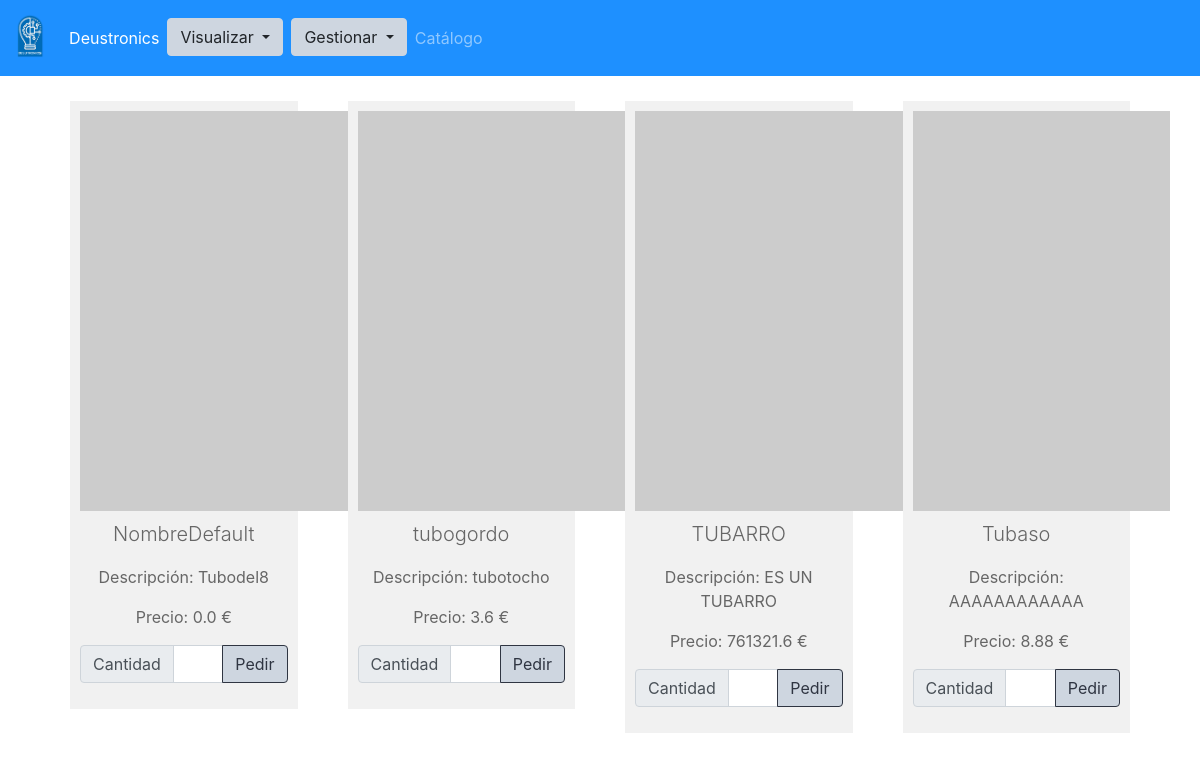
Screenshot of /catalogo/ with the database file from the repository.
### app/models.py (models this page shows, shortened)
class Catalogo(models.Model):
    descripcion = models.CharField(max_length=250)
    nombre = models.CharField(max_length=100, default="NombreDefault")
    precio = models.FloatField(default = 0.0)

### app/views.py (the view)
# urls.py: path('catalogo/', views.CatalogoListView.as_view(), name='catalogo_lista'),
class CatalogoListView(ListView):
    model = Catalogo
    template_name = 'catalogo_lista.html'
    queryset = Catalogo.objects.all()
    context_object_name = 'catalogos'
    def get_context_data(self, **kwargs):
        context = super(CatalogoListView, self).get_context_data(**kwargs)
        return context

### app/templates/catalogo_lista.html (shortened to what this page needs)
{%extends 'base.html'%} {% block content%}
<div class="container">
  <div class="row">
    <div class="MultiCarousel" data-items="1,3,5,6" data-slide="1" id="MultiCarousel" data-interval="1000">
      <div class="MultiCarousel-inner">
        {%for catalogo in catalogos%}
        <div class="item catalog-item mb-2 col-sm-3">
          <div class="pad15">
            <img src="https://dummyimage.com/600x400/000/fff" />
            <p class="lead mt-2">{{catalogo.nombre}}</p>
            <p>Descripción: {{catalogo.descripcion}}</p>
            <p>Precio: {{catalogo.precio}} €</p>
            <div class="input-group mb-3">
              <div class="input-group-prepend">
                <span class="input-group-text" id="inputGroup-sizing-default">Cantidad</span>
              </div>
              <input type="number" class="form-control" aria-label="Sizing example input" aria-describedby="inputGroup-sizing-default" />
              <div class="input-group-append">
                <button class="btn btn-outline-dark bg-secondary" type="button" id="button-addon1">Pedir</button>
              </div>
            </div>
          </div>
        </div>
        {%endfor%}
      </div>
    </div>
    {%endblock%}

### rows the page displays
Catalogo: nombre "NombreDefault", descripcion "Tubodel8", precio "0.0"
Catalogo: nombre "tubogordo", descripcion "tubotocho", precio "3.6"
Catalogo: nombre "TUBARRO", descripcion "ES UN TUBARRO", precio "761321.6"
Catalogo: nombre "Tubaso", descripcion "AAAAAAAAAAAA", precio "8.88"
